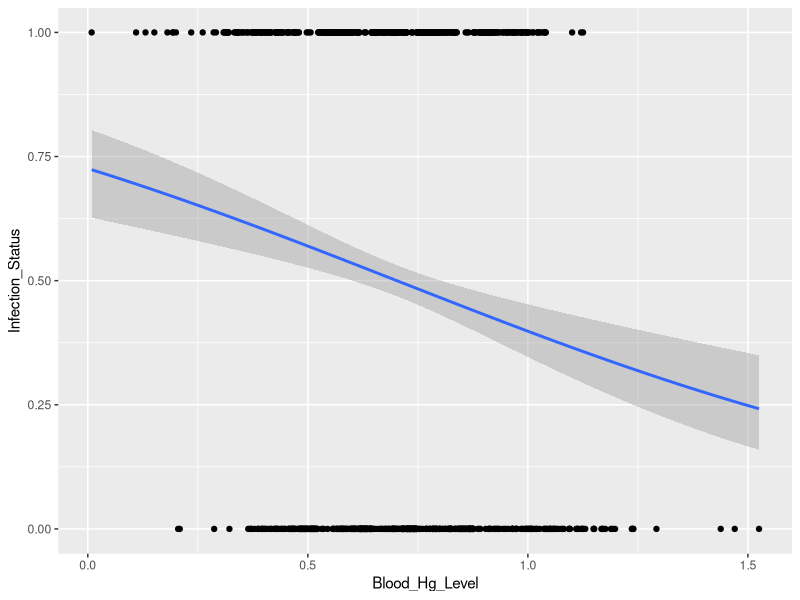
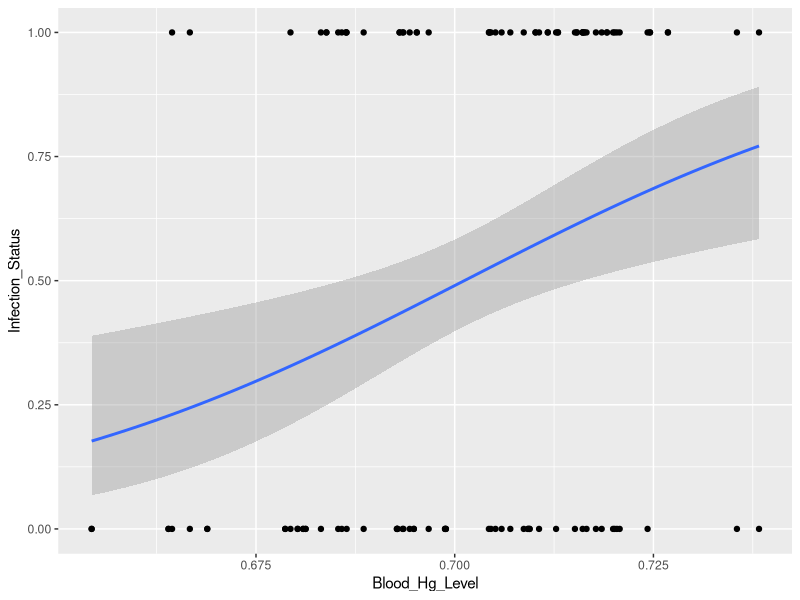

Write R code to recreate these figures, in order.
## ---- chunk 1
Blood_Hg_Level <- sort(rnorm(n=1000,mean=0.7,sd=0.2)) 
head(Blood_Hg_Level)
Infection_Status <- sample(rep(c(0,1),each=100),prob=seq_len(200))
head(Infection_Status)
l_reg_data <- data.frame(Blood_Hg_Level,Infection_Status)
head(l_reg_data)
## ---- chunk 2
l_reg_model <- glm(Infection_Status~Blood_Hg_Level,
                   data=l_reg_data,
                   family=binomial(link=logit))
summary(l_reg_model)
summary(l_reg_model)$coefficients
## ---- chunk 3
library(ggplot2)
lreg_plot <- ggplot(data=l_reg_data,
                    aes(x=Blood_Hg_Level,y=Infection_Status)) +
                    geom_point() +
                    stat_smooth(method=glm,
                                method.args=list(family=binomial))
print(lreg_plot)
## ---- chunk 4
Blood_Hg_Level <- sort(rnorm(n=60,mean=0.7,sd=0.02)) 
head(Blood_Hg_Level)
Infection_Status <- sample(rep(c(1,0),each=60),prob=seq_len(120))
head(Infection_Status)
as.factor(Infection_Status)
l_reg_data <- data.frame(Blood_Hg_Level,Infection_Status)
head(l_reg_data)
## ---- chunk 5
l_reg_model <- glm(Infection_Status~Blood_Hg_Level,
                   data=l_reg_data,
                   family=binomial(link=logit))
summary(l_reg_model)
summary(l_reg_model)$coefficients

library(ggplot2)
lreg_plot <- ggplot(data=l_reg_data,
                    aes(x=Blood_Hg_Level,y=Infection_Status)) +
                    geom_point() +
                    stat_smooth(method=glm,
                                method.args=list(family=binomial))
print(lreg_plot)
